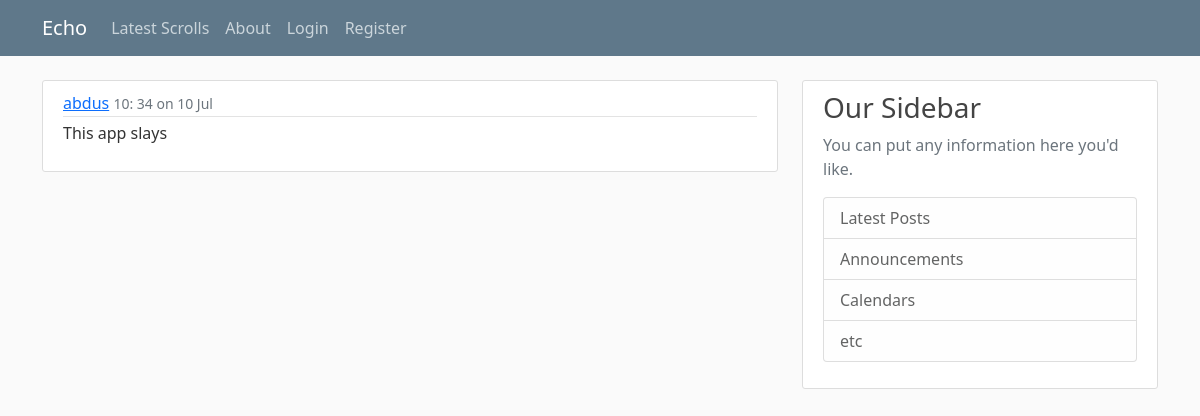
Screenshot of /post/2 with the database file from the repository.
### echoapp/models.py (models this page shows, shortened)
class User(db.Model, UserMixin):
    id = db.Column(db.Integer, primary_key=True)
    username = db.Column(db.String(20), unique=True, nullable=False)
    image_file = db.Column(db.String(20), nullable=False, default='default.jpg')
    password = db.Column(db.String(60), nullable=False)
    posts = db.relationship('Post', backref='author', lazy=True)

class Post(db.Model):
    id = db.Column(db.Integer, primary_key=True)
    content = db.Column(db.Text, nullable=False)
    date_posted = db.Column(db.DateTime, nullable=False, default=datetime.utcnow)
    user_id = db.Column(db.Integer, db.ForeignKey('user.id'), nullable=False)

### echoapp/routes.py (the view)
@app.route("/post/<int:post_id>")
def post(post_id):
    post = Post.query.get_or_404(post_id)
    return render_template('post.html', title=f'Echo by {post.author.username}', post=post)

### echoapp/templates/post.html
{% extends "layout.html" %}
{% block content %}
        <article class="media content-section">
            <div class="media-body">
                <div class="article-metadata">
                    <a class="mr-2" href="#">{{ post.author.username }}</a>
                        <small class="text-muted">{{ post.date_posted.strftime('%H: %M on %d %b') }}</small>
                 </div>
                <p class="article-content">{{ post.content }}</p>
             </div>
        </article>
{% endblock content %}

### echoapp/static/style.css (style rules this page uses)
body { background: #fafafa; color: #333333; margin-top: 5rem; }
.content-section { background: #ffffff; padding: 10px 20px; border: 1px solid #dddddd; border-radius: 3px; margin-bottom: 20px; }
.article-content { white-space: pre-line; }
.article-metadata { padding-bottom: 1px; margin-bottom: 4px; border-bottom: 1px solid #e3e3e3 }

### rows the page displays
User: author.username "abdus"
Post: date_posted "10: 34 on 10 Jul", content "This app slays"
